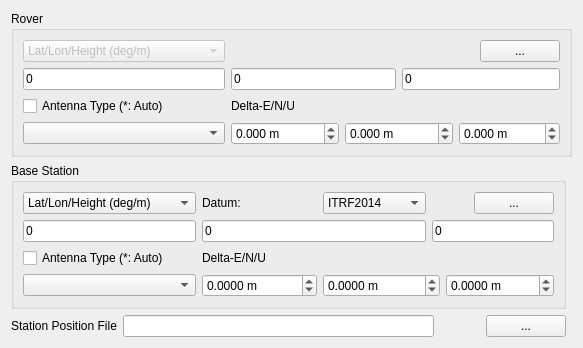
     <widget class="QWidget" name="TabSheet5">
      <property name="toolTip">
       <string/>
      </property>
      <attribute name="title">
       <string>&amp;Positions</string>
      </attribute>
      <layout class="QGridLayout" name="gridLayout_13">
       <item row="4" column="0" colspan="4">
        <widget class="QGroupBox" name="GroupRefAnt">
         <property name="sizePolicy">
          <sizepolicy hsizetype="Preferred" vsizetype="Fixed">
           <horstretch>0</horstretch>
           <verstretch>0</verstretch>
          </sizepolicy>
         </property>
         <property name="toolTip">
          <string/>
         </property>
         <property name="title">
          <string>Base Station</string>
         </property>
         <layout class="QGridLayout" name="gridLayout_6">
          <item row="0" column="0">
           <widget class="QComboBox" name="cBReferencePositionType">
            <property name="toolTip">
             <string>Select base station position format</string>
            </property>
            <item>
             <property name="text">
              <string>Lat/Lon/Height (deg/m)</string>
             </property>
            </item>
            <item>
             <property name="text">
              <string>Lat/Lon/Height (dms/m)</string>
             </property>
            </item>
            <item>
             <property name="text">
              <string>X/Y/Z-ECEF (m)</string>
             </property>
            </item>
            <item>
             <property name="text">
              <string>Average of Single Position</string>
             </property>
            </item>
            <item>
             <property name="text">
              <string>Get from Position File</string>
             </property>
            </item>
            <item>
             <property name="text">
              <string>RINEX Header Position</string>
             </property>
            </item>
           </widget>
          </item>
          <item row="0" column="5">
           <widget class="QPushButton" name="btnReferencePosition">
            <property name="toolTip">
             <string>Select reference position</string>
            </property>
            <property name="text">
             <string>...</string>
            </property>
           </widget>
          </item>
          <item row="1" column="0">
           <widget class="QLineEdit" name="lEReferencePosition1">
            <property name="toolTip">
             <string>Base station position as specify by the format.</string>
            </property>
            <property name="text">
             <string>0</string>
            </property>
           </widget>
          </item>
          <item row="1" column="1" colspan="2">
           <widget class="QLineEdit" name="lEReferencePosition2">
            <property name="toolTip">
             <string>Base station position as specify by the format.</string>
            </property>
            <property name="text">
             <string>0</string>
            </property>
           </widget>
          </item>
          <item row="1" column="3" colspan="3">
           <widget class="QLineEdit" name="lEReferencePosition3">
            <property name="toolTip">
             <string>Base station position as specify by the format.</string>
            </property>
            <property name="text">
             <string>0</string>
            </property>
           </widget>
          </item>
          <item row="3" column="0">
           <widget class="QComboBox" name="cBReferenceAntenna">
            <property name="toolTip">
             <string>&lt;html&gt;&lt;head/&gt;&lt;body&gt;&lt;p&gt;Select the type of the base station antenna (option: &lt;span style=&quot; font-style:italic;&quot;&gt;ant2-anttype&lt;/span&gt;).&lt;/p&gt;&lt;p&gt;To select the antenna type, set the &amp;quot;Receiver Antenna PCV File&amp;quot; path in &amp;quot;Files&amp;quot;. &lt;/p&gt;&lt;p&gt;If &amp;quot;*&amp;quot; is used, antenna type and antenna delta are recognized by the antenna information of RINEX OBS header.&lt;/p&gt;&lt;/body&gt;&lt;/html&gt;</string>
            </property>
           </widget>
          </item>
          <item row="2" column="0">
           <widget class="QCheckBox" name="cBReferenceAntennaPcv">
            <property name="toolTip">
             <string>&lt;html&gt;&lt;head/&gt;&lt;body&gt;&lt;p&gt;Specify base station antenna type and/or delta position&lt;/p&gt;&lt;/body&gt;&lt;/html&gt;</string>
            </property>
            <property name="text">
             <string>Antenna Type (*: Auto)</string>
            </property>
           </widget>
          </item>
          <item row="2" column="1">
           <widget class="QLabel" name="lblReferenceAntennaD">
            <property name="toolTip">
             <string/>
            </property>
            <property name="text">
             <string>Delta-E/N/U</string>
            </property>
           </widget>
          </item>
          <item row="3" column="1">
           <widget class="QDoubleSpinBox" name="sBReferenceAntennaE">
            <property name="toolTip">
             <string>&lt;html&gt;&lt;head/&gt;&lt;body&gt;&lt;p&gt;Set the delta position in east direction of the rover antenna as offsets of ARP (antenna reference point) position with refer to the marker (option: &lt;span style=&quot; font-style:italic;&quot;&gt;ant2-antdele&lt;/span&gt;)&lt;/p&gt;&lt;/body&gt;&lt;/html&gt;</string>
            </property>
            <property name="suffix">
             <string> m</string>
            </property>
            <property name="decimals">
             <number>4</number>
            </property>
            <property name="minimum">
             <double>-100000.000000000000000</double>
            </property>
            <property name="maximum">
             <double>100000.000000000000000</double>
            </property>
           </widget>
          </item>
          <item row="3" column="2" colspan="2">
           <widget class="QDoubleSpinBox" name="sBReferenceAntennaN">
            <property name="toolTip">
             <string>&lt;html&gt;&lt;head/&gt;&lt;body&gt;&lt;p&gt;Set the delta position in north direction of the rover antenna as offsets of ARP (antenna reference point) position with refer to the marker (option: &lt;span style=&quot; font-style:italic;&quot;&gt;ant2-antdeln&lt;/span&gt;)&lt;/p&gt;&lt;/body&gt;&lt;/html&gt;</string>
            </property>
            <property name="suffix">
             <string> m</string>
            </property>
            <property name="decimals">
             <number>4</number>
            </property>
            <property name="minimum">
             <double>-100000.000000000000000</double>
            </property>
            <property name="maximum">
             <double>100000.000000000000000</double>
            </property>
           </widget>
          </item>
          <item row="3" column="4" colspan="2">
           <widget class="QDoubleSpinBox" name="sBReferenceAntennaU">
            <property name="toolTip">
             <string>&lt;html&gt;&lt;head/&gt;&lt;body&gt;&lt;p&gt;Set the delta position in up direction of the rover antenna as offsets of ARP (antenna reference point) position with refer to the marker (option: &lt;span style=&quot; font-style:italic;&quot;&gt;ant2-antdelu&lt;/span&gt;)&lt;/p&gt;&lt;/body&gt;&lt;/html&gt;</string>
            </property>
            <property name="suffix">
             <string> m</string>
            </property>
            <property name="decimals">
             <number>4</number>
            </property>
            <property name="minimum">
             <double>-10000.000000000000000</double>
            </property>
            <property name="maximum">
             <double>10000.000000000000000</double>
            </property>
           </widget>
          </item>
          <item row="0" column="1">
           <widget class="QLabel" name="label">
            <property name="text">
             <string>Datum:</string>
            </property>
           </widget>
          </item>
          <item row="0" column="2">
           <widget class="QComboBox" name="cBDatumReference">
            <property name="toolTip">
             <string>Reference datum for the base station position</string>
            </property>
            <item>
             <property name="text">
              <string>ITRF2014</string>
             </property>
            </item>
            <item>
             <property name="text">
              <string>NAD83</string>
             </property>
            </item>
            <item>
             <property name="text">
              <string>ETRF2000</string>
             </property>
            </item>
            <item>
             <property name="text">
              <string>SIRGAS95</string>
             </property>
            </item>
            <item>
             <property name="text">
              <string>SIRGAS2000</string>
             </property>
            </item>
            <item>
             <property name="text">
              <string>GDA94</string>
             </property>
            </item>
            <item>
             <property name="text">
              <string>DREF91</string>
             </property>
            </item>
            <item>
             <property name="text">
              <string>JGD2011</string>
             </property>
            </item>
           </widget>
          </item>
         </layout>
        </widget>
       </item>
       <item row="0" column="0" rowspan="2" colspan="5">
        <widget class="QGroupBox" name="GroupRovAnt">
         <property name="sizePolicy">
          <sizepolicy hsizetype="Preferred" vsizetype="Fixed">
           <horstretch>0</horstretch>
           <verstretch>0</verstretch>
          </sizepolicy>
         </property>
         <property name="toolTip">
          <string/>
         </property>
         <property name="title">
          <string>Rover</string>
         </property>
         <layout class="QGridLayout" name="gridLayout_7">
          <item row="0" column="0">
           <widget class="QComboBox" name="cBRoverPositionType">
            <property name="enabled">
             <bool>false</bool>
            </property>
            <property name="toolTip">
             <string>Select rover position format</string>
            </property>
            <item>
             <property name="text">
              <string>Lat/Lon/Height (deg/m)</string>
             </property>
            </item>
            <item>
             <property name="text">
              <string>Lat/Lon/Height (dms/m)</string>
             </property>
            </item>
            <item>
             <property name="text">
              <string>X/Y/Z-ECEF (m)</string>
             </property>
            </item>
            <item>
             <property name="text">
              <string>Average of Single Pos</string>
             </property>
            </item>
            <item>
             <property name="text">
              <string>Get from Position File</string>
             </property>
            </item>
            <item>
             <property name="text">
              <string>RINEX Header Position</string>
             </property>
            </item>
           </widget>
          </item>
          <item row="0" column="5">
           <widget class="QPushButton" name="btnRoverPosition">
            <property name="toolTip">
             <string>Select rover position</string>
            </property>
            <property name="text">
             <string>...</string>
            </property>
           </widget>
          </item>
          <item row="1" column="0">
           <widget class="QLineEdit" name="lERoverPosition1">
            <property name="toolTip">
             <string>Rover position as specify by the format.</string>
            </property>
            <property name="text">
             <string>0</string>
            </property>
           </widget>
          </item>
          <item row="1" column="1" colspan="2">
           <widget class="QLineEdit" name="lERoverPosition2">
            <property name="toolTip">
             <string>Rover position as specify by the format.</string>
            </property>
            <property name="text">
             <string>0</string>
            </property>
           </widget>
          </item>
          <item row="1" column="3" colspan="3">
           <widget class="QLineEdit" name="lERoverPosition3">
            <property name="toolTip">
             <string>Rover position as specify by the format.</string>
            </property>
            <property name="text">
             <string>0</string>
            </property>
           </widget>
          </item>
          <item row="4" column="0">
           <widget class="QComboBox" name="cBRoverAntenna">
            <property name="toolTip">
             <string>&lt;html&gt;&lt;head/&gt;&lt;body&gt;&lt;p&gt;Select the type of the rover antenna (option: &lt;span style=&quot; font-style:italic;&quot;&gt;ant1-anttype&lt;/span&gt;).&lt;/p&gt;&lt;p&gt;To select the antenna type, set the &amp;quot;Receiver Antenna PCV File&amp;quot; path in &amp;quot;Files&amp;quot;. &lt;/p&gt;&lt;p&gt;If &amp;quot;*&amp;quot; is used, antenna type and antenna delta are recognized by the antenna information of RINEX OBS header.&lt;/p&gt;&lt;/body&gt;&lt;/html&gt;</string>
            </property>
           </widget>
          </item>
          <item row="4" column="1">
           <widget class="QDoubleSpinBox" name="sBRoverAntennaE">
            <property name="toolTip">
             <string>&lt;html&gt;&lt;head/&gt;&lt;body&gt;&lt;p&gt;Set the delta position in east direction of the rover antenna as offsets of ARP (antenna reference point) position with refer to the marker (option: &lt;span style=&quot; font-style:italic;&quot;&gt;ant1-antdele&lt;/span&gt;)&lt;/p&gt;&lt;/body&gt;&lt;/html&gt;</string>
            </property>
            <property name="suffix">
             <string> m</string>
            </property>
            <property name="decimals">
             <number>3</number>
            </property>
            <property name="minimum">
             <double>-100000.000000000000000</double>
            </property>
            <property name="maximum">
             <double>100000.000000000000000</double>
            </property>
           </widget>
          </item>
          <item row="2" column="0">
           <widget class="QCheckBox" name="cBRoverAntennaPcv">
            <property name="toolTip">
             <string>&lt;html&gt;&lt;head/&gt;&lt;body&gt;&lt;p&gt;Specify rover antenna type and/or delta position&lt;/p&gt;&lt;/body&gt;&lt;/html&gt;</string>
            </property>
            <property name="text">
             <string>Antenna Type (*: Auto)</string>
            </property>
           </widget>
          </item>
          <item row="2" column="1">
           <widget class="QLabel" name="lblRoverAntennaD">
            <property name="toolTip">
             <string/>
            </property>
            <property name="text">
             <string>Delta-E/N/U</string>
            </property>
           </widget>
          </item>
          <item row="4" column="2" colspan="2">
           <widget class="QDoubleSpinBox" name="sBRoverAntennaN">
            <property name="toolTip">
             <string>&lt;html&gt;&lt;head/&gt;&lt;body&gt;&lt;p&gt;Set the delta position in north direction of the rover antenna as offsets of ARP (antenna reference point) position with refer to the marker (option: &lt;span style=&quot; font-style:italic;&quot;&gt;ant1-antdeln&lt;/span&gt;)&lt;/p&gt;&lt;/body&gt;&lt;/html&gt;</string>
            </property>
            <property name="suffix">
             <string> m</string>
            </property>
            <property name="decimals">
             <number>3</number>
            </property>
            <property name="minimum">
             <double>-100000.000000000000000</double>
            </property>
            <property name="maximum">
             <double>100000.000000000000000</double>
            </property>
           </widget>
          </item>
          <item row="4" column="4" colspan="2">
           <widget class="QDoubleSpinBox" name="sBRoverAntennaU">
            <property name="toolTip">
             <string>&lt;html&gt;&lt;head/&gt;&lt;body&gt;&lt;p&gt;Set the delta position in up direction of the rover antenna as offsets of ARP (antenna reference point) position with refer to the marker (option: &lt;span style=&quot; font-style:italic;&quot;&gt;ant1-antdelu&lt;/span&gt;)&lt;/p&gt;&lt;/body&gt;&lt;/html&gt;</string>
            </property>
            <property name="suffix">
             <string> m</string>
            </property>
            <property name="decimals">
             <number>3</number>
            </property>
            <property name="minimum">
             <double>-10000.000000000000000</double>
            </property>
            <property name="maximum">
             <double>10000.000000000000000</double>
            </property>
           </widget>
          </item>
         </layout>
        </widget>
       </item>
       <item row="5" column="1">
        <widget class="QLineEdit" name="lEStationPositionFile">
         <property name="toolTip">
          <string>&lt;html&gt;&lt;head/&gt;&lt;body&gt;&lt;p&gt;Input the station position file path to retrieve the position from the station list (option: &lt;span style=&quot; font-style:italic;&quot;&gt;file-staposfile&lt;/span&gt;). &lt;/p&gt;&lt;p&gt;The station position file is a text file which contains the multiple lines. Each line represents a record for a station. A record contains:&lt;/p&gt;&lt;p&gt;&lt;span style=&quot; font-weight:700;&quot;&gt;- Latitude (deg)&lt;/span&gt;&lt;/p&gt;&lt;p&gt;&lt;span style=&quot; font-weight:700;&quot;&gt;- Longitude (deg)&lt;/span&gt;&lt;/p&gt;&lt;p&gt;&lt;span style=&quot; font-weight:700;&quot;&gt;- Ellipsoidal height (m)&lt;/span&gt;&lt;/p&gt;&lt;p&gt;&lt;span style=&quot; font-weight:700;&quot;&gt;- Station ID&lt;/span&gt;&lt;/p&gt;&lt;p&gt;&lt;span style=&quot; font-weight:700;&quot;&gt;- Station name&lt;/span&gt;&lt;/p&gt;&lt;p&gt;separated by spaces. The line starting &amp;quot;%&amp;quot; is treated as the comment line. &lt;/p&gt;&lt;p&gt;&lt;br/&gt;&lt;/p&gt;&lt;p&gt;An example station position file is found at &amp;quot;data\stations.pos&amp;quot;.&lt;/p&gt;&lt;p&gt;SINEX station positions can be used as well. An sample SINEX file is found at &amp;quot;data\igs10P1565_wocov.snx&amp;quot;&lt;/p&gt;&lt;/body&gt;&lt;/html&gt;</string>
         </property>
         <property name="maxLength">
          <number>1024</number>
         </property>
        </widget>
       </item>
       <item row="5" column="3">
        <widget class="QPushButton" name="btnStationPositionFile">
         <property name="toolTip">
          <string>Select station position file</string>
         </property>
         <property name="text">
          <string>...</string>
         </property>
        </widget>
       </item>
       <item row="5" column="0">
        <widget class="QLabel" name="Label30">
         <property name="toolTip">
          <string/>
         </property>
         <property name="text">
          <string>Station Position File</string>
         </property>
        </widget>
       </item>
       <item row="5" column="2">
        <widget class="QPushButton" name="btnStationPositionView">
         <property name="toolTip">
          <string>Show station position file</string>
         </property>
         <property name="icon">
          <iconset resource="rtkpost_qt.qrc">
           <normaloff>:/buttons/doc</normaloff>:/buttons/doc</iconset>
         </property>
         <property name="flat">
          <bool>true</bool>
         </property>
        </widget>
       </item>
      </layout>
     </widget>
